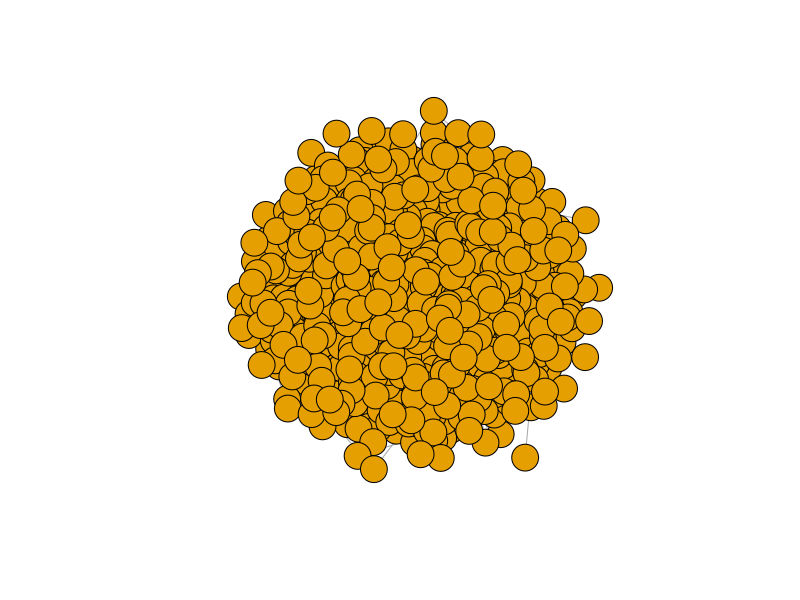

Recreate this plot in R. (Note: a time limit stopped this script after it produced the figure.)
library(matrixStats)
library(igraph)


# Part A: Create Undirected Random Network

p = 0.008
numNodes = 1000
g_1a <- sample_gnp(numNodes, p)

plot(g_1a, vertex.label = NA)
diameter(g_1a)
is.connected(g_1a)

# Part B: Random Walk on Random Network

# set parameters
minSteps = 0
maxSteps = numNodes/10
stepInt = numNodes/100
numIter = 10
stepVec = seq(minSteps, maxSteps, stepInt)

pathLenVec <- matrix(, nrow = numNodes, ncol = numIter)
pathMeans = c()
pathSds = c()
startNodeVec <- sample(1:numNodes, numNodes, replace=FALSE)

for (i in 1:length(stepVec)) {
  for (k in 1:numNodes) {
    startNode <- startNodeVec[k]  # select a random start node, must iterate through all possible start nodes
    for (j in 1:numIter) {
      # iterate through different numbers of steps between set values with interval stepInt
      rw <- random_walk(g_1a, startNode, i, mode = "out")
      # perform random walk and store vertices in rw
      pathLenVec[k,j] <- distances(g_1a, v=rw[1], to=rw[length(rw)], mode = "out", weights = NULL)
      # get distance between starting point and ending point
    }
  }
  pathMeans[i] <- mean(rowMeans(pathLenVec))
  pathSds[i] <- mean(rowSds(pathLenVec))
}

plot(stepVec, pathMeans, main="Mean Path Length vs. Step Length", xlab="Number of Steps", ylab="Mean Path Length")
plot(stepVec, pathSds, main="Path Length Standard Deviation vs. Step Length", xlab="Number of Steps", ylab="Path Length Standard Deviation")
